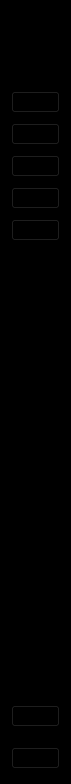
      <widget class="QWidget" name="icon_only_widget" native="true">
       <property name="minimumSize">
        <size>
         <width>71</width>
         <height>0</height>
        </size>
       </property>
       <property name="maximumSize">
        <size>
         <width>71</width>
         <height>16777215</height>
        </size>
       </property>
       <property name="styleSheet">
        <string notr="true">QWidget{
	background-color: rgb(0, 0, 0);
}

QPushButton:checked{
background-color:white;
border-radius:3px;
}</string>
       </property>
       <layout class="QVBoxLayout" name="verticalLayout_8">
        <property name="topMargin">
         <number>30</number>
        </property>
        <property name="bottomMargin">
         <number>15</number>
        </property>
        <item>
         <layout class="QHBoxLayout" name="horizontalLayout_2">
          <item>
           <spacer name="horizontalSpacer_2">
            <property name="orientation">
             <enum>Qt::Horizontal</enum>
            </property>
            <property name="sizeHint" stdset="0">
             <size>
              <width>18</width>
              <height>20</height>
             </size>
            </property>
           </spacer>
          </item>
          <item>
           <widget class="QLabel" name="label_4">
            <property name="maximumSize">
             <size>
              <width>40</width>
              <height>40</height>
             </size>
            </property>
            <property name="text">
             <string/>
            </property>
            <property name="pixmap">
             <pixmap resource="resources.qrc">:/imgs/logo.png</pixmap>
            </property>
            <property name="scaledContents">
             <bool>true</bool>
            </property>
           </widget>
          </item>
          <item>
           <spacer name="horizontalSpacer">
            <property name="orientation">
             <enum>Qt::Horizontal</enum>
            </property>
            <property name="sizeHint" stdset="0">
             <size>
              <width>18</width>
              <height>20</height>
             </size>
            </property>
           </spacer>
          </item>
         </layout>
        </item>
        <item>
         <layout class="QVBoxLayout" name="std_tc_fi_blck_1">
          <property name="spacing">
           <number>10</number>
          </property>
          <property name="topMargin">
           <number>35</number>
          </property>
          <property name="bottomMargin">
           <number>15</number>
          </property>
          <item>
           <widget class="QPushButton" name="dashboard_1">
            <property name="cursor">
             <cursorShape>PointingHandCursor</cursorShape>
            </property>
            <property name="styleSheet">
             <string notr="true"/>
            </property>
            <property name="text">
             <string/>
            </property>
            <property name="icon">
             <iconset resource="resources.qrc">
              <normaloff>:/imgs/dashboardsmall1.png</normaloff>
              <normalon>:/imgs/dashboardsmall1.png</normalon>
              <disabledoff>:/imgs/dashboardsmall2.png</disabledoff>:/imgs/dashboardsmall1.png</iconset>
            </property>
            <property name="checkable">
             <bool>true</bool>
            </property>
            <property name="autoExclusive">
             <bool>true</bool>
            </property>
           </widget>
          </item>
          <item>
           <widget class="QPushButton" name="instution_1">
            <property name="cursor">
             <cursorShape>PointingHandCursor</cursorShape>
            </property>
            <property name="styleSheet">
             <string notr="true"/>
            </property>
            <property name="text">
             <string/>
            </property>
            <property name="icon">
             <iconset>
              <normaloff>:/institutionsmall1.png</normaloff>
              <normalon>:/institutionsmall2.png</normalon>:/institutionsmall1.png</iconset>
            </property>
            <property name="iconSize">
             <size>
              <width>100</width>
              <height>16</height>
             </size>
            </property>
            <property name="checkable">
             <bool>true</bool>
            </property>
            <property name="autoExclusive">
             <bool>true</bool>
            </property>
           </widget>
          </item>
          <item>
           <widget class="QPushButton" name="stdn_1">
            <property name="cursor">
             <cursorShape>PointingHandCursor</cursorShape>
            </property>
            <property name="styleSheet">
             <string notr="true"/>
            </property>
            <property name="text">
             <string/>
            </property>
            <property name="icon">
             <iconset>
              <normaloff>:/studentssmall1.png</normaloff>
              <normalon>:/studentssmall2.png</normalon>:/studentssmall1.png</iconset>
            </property>
            <property name="iconSize">
             <size>
              <width>100</width>
              <height>20</height>
             </size>
            </property>
            <property name="checkable">
             <bool>true</bool>
            </property>
            <property name="autoExclusive">
             <bool>true</bool>
            </property>
           </widget>
          </item>
          <item>
           <widget class="QPushButton" name="teachers_1">
            <property name="cursor">
             <cursorShape>PointingHandCursor</cursorShape>
            </property>
            <property name="styleSheet">
             <string notr="true"/>
            </property>
            <property name="text">
             <string/>
            </property>
            <property name="icon">
             <iconset>
              <normaloff>:/teacs.png</normaloff>
              <normalon>:/teacherssmall2.png</normalon>:/teacs.png</iconset>
            </property>
            <property name="iconSize">
             <size>
              <width>100</width>
              <height>20</height>
             </size>
            </property>
            <property name="checkable">
             <bool>true</bool>
            </property>
            <property name="autoExclusive">
             <bool>true</bool>
            </property>
           </widget>
          </item>
          <item>
           <widget class="QPushButton" name="finance_1">
            <property name="cursor">
             <cursorShape>PointingHandCursor</cursorShape>
            </property>
            <property name="styleSheet">
             <string notr="true"/>
            </property>
            <property name="text">
             <string/>
            </property>
            <property name="icon">
             <iconset>
              <normaloff>:/financessmall1.png</normaloff>
              <normalon>:/financessmall2.png</normalon>:/financessmall1.png</iconset>
            </property>
            <property name="iconSize">
             <size>
              <width>100</width>
              <height>20</height>
             </size>
            </property>
            <property name="checkable">
             <bool>true</bool>
            </property>
            <property name="autoExclusive">
             <bool>true</bool>
            </property>
           </widget>
          </item>
         </layout>
        </item>
        <item>
         <spacer name="verticalSpacer_2">
          <property name="orientation">
           <enum>Qt::Vertical</enum>
          </property>
          <property name="sizeHint" stdset="0">
           <size>
            <width>20</width>
            <height>443</height>
           </size>
          </property>
         </spacer>
        </item>
        <item>
         <layout class="QVBoxLayout" name="set_sig_blc_1">
          <property name="spacing">
           <number>20</number>
          </property>
          <item>
           <widget class="QPushButton" name="settings_1">
            <property name="cursor">
             <cursorShape>PointingHandCursor</cursorShape>
            </property>
            <property name="styleSheet">
             <string notr="true"/>
            </property>
            <property name="text">
             <string/>
            </property>
            <property name="icon">
             <iconset>
              <normaloff>:/settingssmall1.png</normaloff>
              <normalon>:/settingssmall2.png</normalon>:/settingssmall1.png</iconset>
            </property>
            <property name="iconSize">
             <size>
              <width>100</width>
              <height>20</height>
             </size>
            </property>
            <property name="checkable">
             <bool>true</bool>
            </property>
            <property name="autoExclusive">
             <bool>true</bool>
            </property>
           </widget>
          </item>
          <item>
           <widget class="QPushButton" name="signout_1">
            <property name="cursor">
             <cursorShape>PointingHandCursor</cursorShape>
            </property>
            <property name="styleSheet">
             <string notr="true"/>
            </property>
            <property name="text">
             <string/>
            </property>
            <property name="icon">
             <iconset>
              <normaloff>:/signoutsmall1.png</normaloff>
              <normalon>:/signoutsmall2.png</normalon>:/signoutsmall1.png</iconset>
            </property>
            <property name="iconSize">
             <size>
              <width>100</width>
              <height>20</height>
             </size>
            </property>
            <property name="checkable">
             <bool>true</bool>
            </property>
            <property name="autoExclusive">
             <bool>true</bool>
            </property>
           </widget>
          </item>
         </layout>
        </item>
       </layout>
      </widget>
